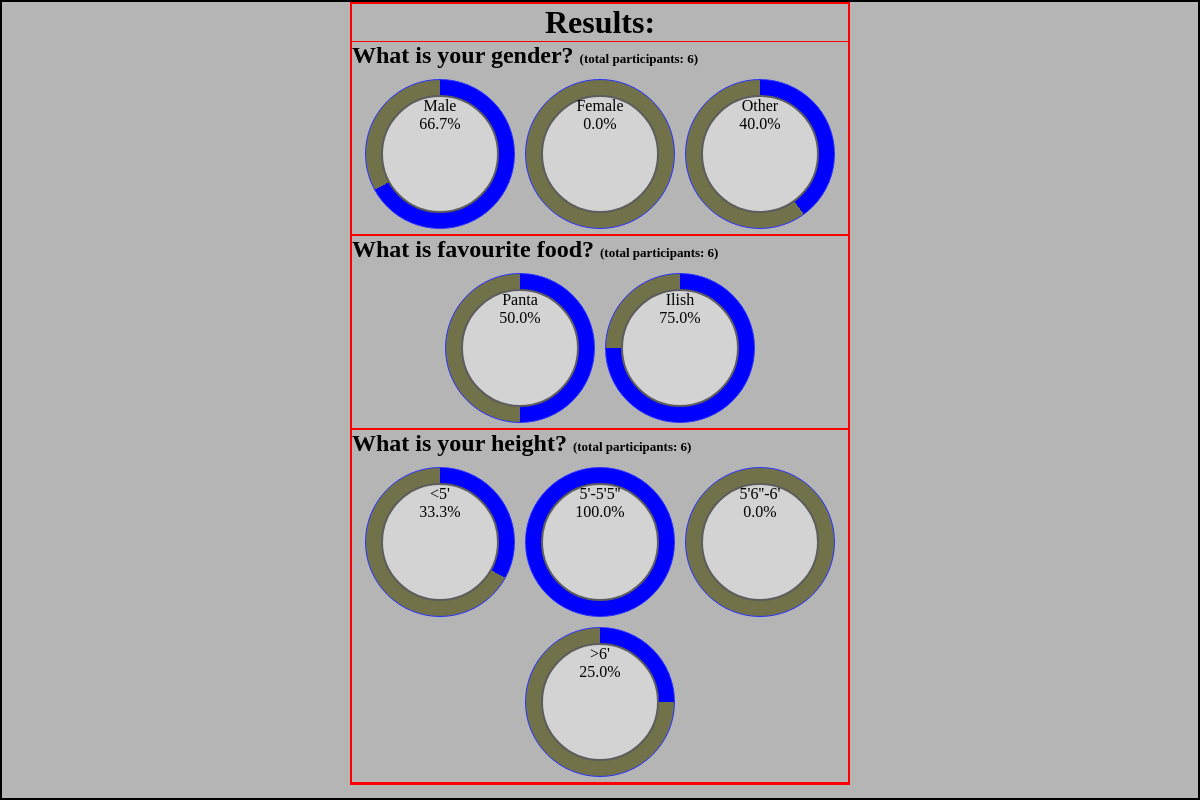
Page /result/ on the earlier database version.
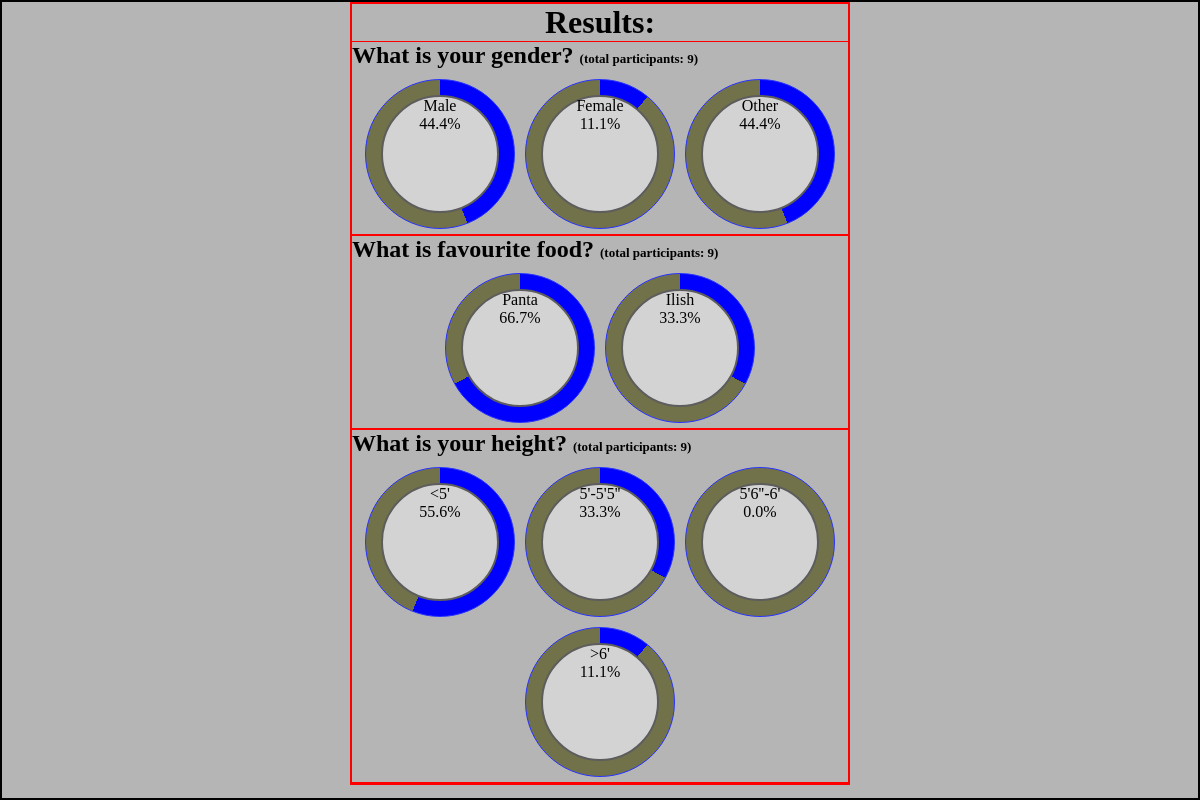
Same page on the later database version.
### practice/models.py (models this page shows, shortened)
class Question(models.Model):
    q_text = models.CharField(max_length = 200)
    participants = models.IntegerField(default = 0)

class Choice(models.Model):
    question = models.ForeignKey(Question, on_delete = models.CASCADE)
    c_text = models.CharField(max_length = 200)
    votes = models.IntegerField(default = 0)
    percentage = models.FloatField(default = 0)

### practice/views.py (the view)
# urls.py: path("result/", views.result, name="result"),
def result(request):
    questions = Question.objects.all()
    totalParticipants = Question.objects.all()[0].participants
    context = {
        "questions": questions,
        "totalParticipants": totalParticipants
    }
    template = loader.get_template("result.html")
    return HttpResponse(template.render(context, request))

### practice/templates/result.html (shortened to what this page needs)
<!DOCTYPE html>
<html lang="en">
<head>
</head>
<body>
    <div class="bdy">
        <div class="container">
            <h1>Results:</h1>
            {% for question in questions %}
            <div class="qs">
                <h2>{{ question.q_text }} <span>(total participants: {{ question.participants }})</span></h2>
                <div class="ch_container">
                    {% for choice in question.choice_set.all %}
                    <div class="choices" id="ch_{{ choice.id }}">
                        <div class="plates">
                            <span>{{ choice.c_text }} <br> {{ choice.percentage|floatformat:1 }}%</span>
                        </div>
                    </div>
                    {% endfor %}
                </div>
            </div>
            {% endfor %}
        </div>
    </div>
</body>
</html>

Differences in the rows shown:
changed Question "What is your gender?": participants "6" → "9"
changed Choice "Male": percentage "66.7" → "44.4"
changed Choice "Female": percentage "0.0" → "11.1"
changed Choice "Other": percentage "40.0" → "44.4"
changed Question "What is favourite food?": participants "6" → "9"
changed Choice "Panta": percentage "50.0" → "66.7"
changed Choice "Ilish": percentage "75.0" → "33.3"
changed Question "What is your height?": participants "6" → "9"
changed Choice (number 6 of 9 on the later page): percentage "33.3" → "55.6"
changed Choice (number 7 of 9 on the later page): percentage "100.0" → "33.3"
changed Choice (number 9 of 9 on the later page): percentage "25.0" → "11.1"
